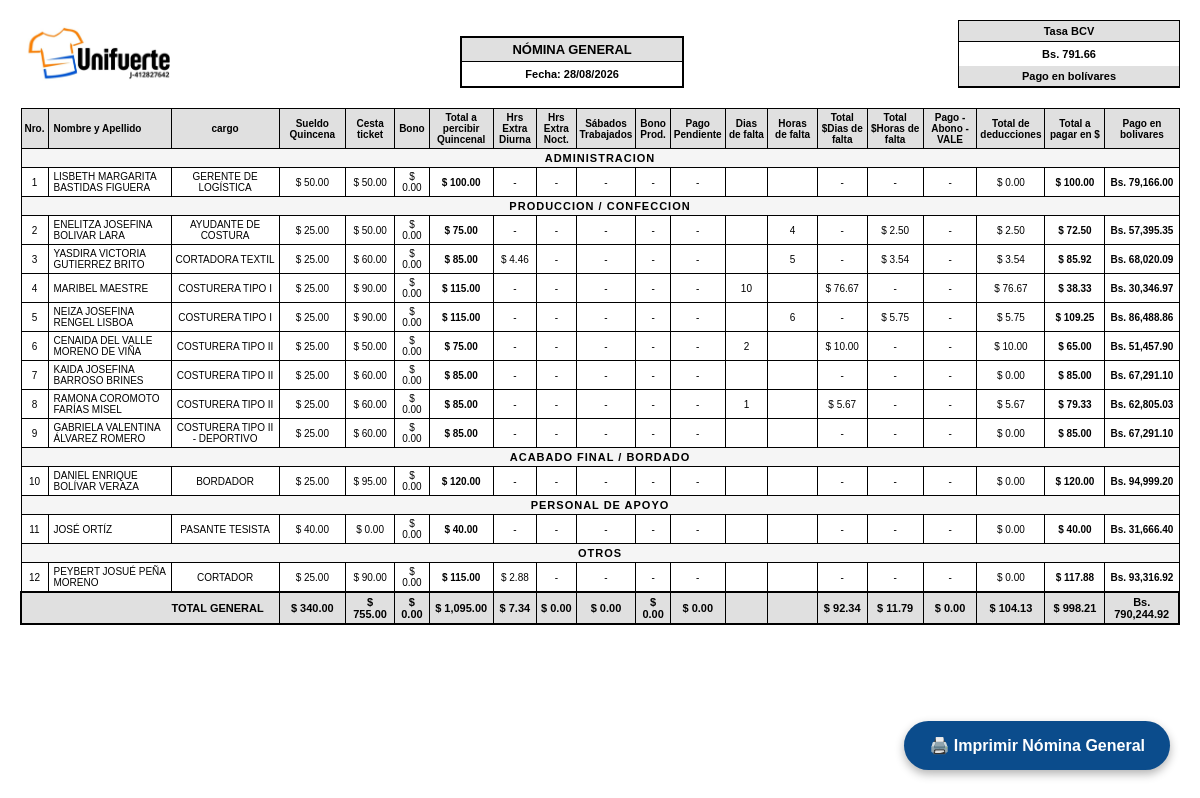
Page /Nomina/Pagos/imprimir_nomina.php?fecha=2026-08-28 (signed in) on the committed database.
### tables this page shows
CREATE TABLE `nomina_pagos` (
  `id` int(11) NOT NULL,
  `id_lote` int(11) DEFAULT 0,
  `id_empleado` int(11) NOT NULL,
  `fecha_inicio_periodo` date NOT NULL,
  `fecha_fin_periodo` date NOT NULL,
  `fecha_pago` date NOT NULL,
  `salario_base_periodo` decimal(15,2) DEFAULT 0.00,
  `asignaciones_extras` decimal(15,2) DEFAULT 0.00,
  `deducciones` decimal(15,2) DEFAULT 0.00,
  `total_pagado` decimal(15,2) DEFAULT 0.00,
  `metodo_pago` varchar(50) DEFAULT NULL,
  `referencia` varchar(100) DEFAULT NULL,
  `comprobante_foto` varchar(255) DEFAULT NULL,
  `estado` varchar(20) DEFAULT 'Pagado',
  `fecha_registro` datetime DEFAULT current_timestamp(),
  `dias_falta` decimal(5,2) DEFAULT 0.00,
  `horas_falta` decimal(5,2) DEFAULT 0.00,
  `monto_descuento_faltas` decimal(15,2) DEFAULT 0.00,
  `tasa_bcv` decimal(15,4) DEFAULT 0.0000,
  `sueldo_quincena` decimal(15,2) DEFAULT 0.00,
  `cesta_ticket` decimal(15,2) DEFAULT 0.00,
  `bono_ayuda` decimal(15,2) DEFAULT 0.00,
  `total_percibir` decimal(15,2) DEFAULT 0.00,
  `salario_diario` decimal(15,4) DEFAULT 0.0000,
  `valor_hora` decimal(15,4) DEFAULT 0.0000,
  `qty_sabados` decimal(5,2) DEFAULT 0.00,
  `valor_sabados` decimal(15,2) DEFAULT 0.00,
  `qty_he_diurna` decimal(5,2) DEFAULT 0.00,
  `valor_he_diurna` decimal(15,2) DEFAULT 0.00,
  `qty_he_noct` decimal(5,2) DEFAULT 0.00,
  `valor_he_noct` decimal(15,2) DEFAULT 0.00,
  `bono_prod` decimal(15,2) DEFAULT 0.00,
  `pago_pendiente` decimal(15,2) DEFAULT 0.00,
  `total_asignaciones` decimal(15,2) DEFAULT 0.00,
  `monto_descuento_dias` decimal(15,2) DEFAULT 0.00,
  `monto_descuento_horas` decimal(15,2) DEFAULT 0.00,
  `vales` decimal(15,2) DEFAULT 0.00,
  `total_deducciones` decimal(15,2) DEFAULT 0.00,
  `pago_bs` decimal(15,2) DEFAULT 0.00
);

CREATE TABLE `nomina_empleados` (
  `id` int(11) NOT NULL,
  `cedula` varchar(50) NOT NULL,
  `nombre` varchar(100) NOT NULL,
  `apellido` varchar(100) NOT NULL,
  `telefono` varchar(50) DEFAULT NULL,
  `banco` varchar(100) DEFAULT NULL,
  `nro_cuenta` varchar(20) DEFAULT NULL,
  `cargo` varchar(100) DEFAULT NULL,
  `horario` int(11) DEFAULT 1,
  `departamento` varchar(100) DEFAULT NULL,
  `salario_base` decimal(15,2) DEFAULT 0.00,
  `tipo_moneda` varchar(10) DEFAULT 'USD',
  `frecuencia_pago` varchar(50) DEFAULT 'Quincenal' COMMENT 'Semanal, Quincenal, Mensual',
  `fecha_ingreso` date DEFAULT NULL,
  `estado` varchar(20) DEFAULT 'Activo' COMMENT 'Activo, Inactivo, Vacaciones',
  `fecha_registro` datetime DEFAULT current_timestamp(),
  `cesta_ticket` decimal(15,2) DEFAULT 0.00,
  `bonos` decimal(15,2) DEFAULT 0.00
);

### Nomina/Pagos/imprimir_nomina.php (the view, shortened to what this page needs)
<?php
require_once '../../conexion.php';
$fecha_pago = mysqli_real_escape_string($conexion, $_GET['fecha'] ?? '');
$q = mysqli_query($conexion, "
    SELECT p.*, e.nombre, e.apellido, e.cedula, e.cargo, e.frecuencia_pago
    FROM nomina_pagos p
    INNER JOIN nomina_empleados e ON p.id_empleado = e.id
    WHERE p.fecha_pago = '$fecha_pago'
    ORDER BY e.cargo ASC, e.nombre ASC
");
$departamentos = [
    'ADMINISTRACION' => [],
    'SISTEMAS / DISEÑO' => [],
    'PRODUCCION / CONFECCION' => [],
    'ACABADO FINAL / BORDADO' => [],
    'PERSONAL DE APOYO' => [],
    'OTROS' => []
];
$tasa_bcv_general = 0;
while ($r = mysqli_fetch_assoc($q)) {
    $c = strtoupper($r['cargo']);
    if (strpos($c, 'GERENTE') !== false || strpos($c, 'PRESIDENTE') !== false || strpos($c, 'ADMINISTRA') !== false) {
        $dep = 'ADMINISTRACION';
    } elseif (strpos($c, 'DISEÑO') !== false || strpos($c, 'DISENO') !== false || strpos($c, 'SISTEMA') !== false) {
        $dep = 'SISTEMAS / DISEÑO';
    } elseif (strpos($c, 'COSTURERA') !== false || strpos($c, 'CORTE') !== false || strpos($c, 'CORTADORA') !== false || strpos($c, 'AYUDANTE') !== false) {
        $dep = 'PRODUCCION / CONFECCION';
    } elseif (strpos($c, 'BORDAD') !== false || strpos($c, 'ACABADO') !== false) {
        $dep = 'ACABADO FINAL / BORDADO';
    } elseif (strpos($c, 'LIMPIEZA') !== false || strpos($c, 'CONTADOR') !== false || strpos($c, 'TECNICO') !== false || strpos($c, 'TESISTA') !== false || strpos($c, 'APOYO') !== false) {
        $dep = 'PERSONAL DE APOYO';
    } else {
        $dep = 'OTROS';
    }
    $departamentos[$dep][] = $r;
    $tasa_bcv_general = $r['tasa_bcv'];
}
?>
<!DOCTYPE html>
<html lang="es">
<head>
</head>
<body>
    <button class="btn-print no-print" onclick="window.print()">🖨️ Imprimir Nómina General</button>
    <div class="hoja">
        <div class="header-boxes">
            <div>
                <img src="../../img/unifuerte.jpg" class="logo" alt="Logo">
            </div>
            <div class="box-info" style="border: 2px solid #000;">
                <div class="title" style="font-size: 13px;">NÓMINA GENERAL</div>
                <div class="content">Fecha: <?php echo date('d/m/Y', strtotime($fecha_pago)); ?></div>
            </div>
            <div class="box-info">
                <div class="title">Tasa BCV</div>
                <div class="content">Bs. <?php echo number_format($tasa_bcv_general, 2); ?></div>
                <div class="title">Pago en bolívares</div>
            </div>
        </div>
        <table class="table">
            <thead>
                <tr class="bg-header">
                    <th>Nro.</th>
                    <th class="text-start">Nombre y Apellido</th>
                    <th>cargo</th>
                    <th>Sueldo Quincena</th>
                    <th>Cesta ticket</th>
                    <th>Bono</th>
                    <th>Total a percibir<br>Quincenal</th>
                    <th>Hrs Extra<br>Diurna</th>
                    <th>Hrs Extra<br>Noct.</th>
                    <th>Sábados<br>Trabajados</th>
                    <th>Bono<br>Prod.</th>
                    <th>Pago<br>Pendiente</th>
                    <th>Dias de falta</th>
                    <th>Horas de falta</th>
                    <th>Total $Dias de<br>falta</th>
                    <th>Total $Horas de<br>falta</th>
                    <th>Pago - Abono -<br>VALE</th>
                    <th>Total de<br>deducciones</th>
                    <th>Total a pagar en $</th>
                    <th>Pago en bolivares</th>
                </tr>
            </thead>
            <tbody>
                <?php
                $nro = 1;
                $totales = [
                    'sueldo' => 0, 'cesta' => 0, 'bono' => 0, 'percibir' => 0,
                    'he_diurna' => 0, 'he_noct' => 0, 'sabados' => 0, 'prod' => 0, 'pend' => 0,
                    'd_falta_usd' => 0, 'h_falta_usd' => 0, 'vales' => 0,
                    'deducciones' => 0, 'pagar_usd' => 0, 'pagar_bs' => 0
                ];
                foreach ($departamentos as $nombre_dep => $empleados) {
                    if (count($empleados) == 0) continue;
                    echo "<tr><td colspan='20' class='bg-separator'>{$nombre_dep}</td></tr>";
                    foreach ($empleados as $e) {
                        $s_q = floatval($e['sueldo_quincena']);
                        $c_t = floatval($e['cesta_ticket']);
                        $b_a = floatval($e['bono_ayuda']);
                        $percibir = floatval($e['total_percibir']);
                        $he_diurna = floatval($e['valor_he_diurna']);
                        $he_noct = floatval($e['valor_he_noct']);
                        $sabados = floatval($e['valor_sabados']);
                        $prod = floatval($e['bono_prod']);
                        $pend = floatval($e['pago_pendiente']);
                        $dias_f = floatval($e['dias_falta']);
                        $horas_f = floatval($e['horas_falta']);
                        $m_dias = floatval($e['monto_descuento_dias']);
                        $m_horas = floatval($e['monto_descuento_horas']);
                        $vales = floatval($e['vales']);
                        $tot_deduc = floatval($e['total_deducciones']);
                        $pagar_usd = floatval($e['total_pagado']);
                        $pagar_bs = floatval($e['pago_bs']);
                        $totales['sueldo'] += $s_q; $totales['cesta'] += $c_t; $totales['bono'] += $b_a; $totales['percibir'] += $percibir;
                        $totales['he_diurna'] += $he_diurna; $totales['he_noct'] += $he_noct; $totales['sabados'] += $sabados; $totales['prod'] += $prod; $totales['pend'] += $pend;
                        $totales['d_falta_usd'] += $m_dias; $totales['h_falta_usd'] += $m_horas; $totales['vales'] += $vales;
                        $totales['deducciones'] += $tot_deduc; $totales['pagar_usd'] += $pagar_usd; $totales['pagar_bs'] += $pagar_bs;
                        echo "<tr>";
                        echo "<td>{$nro}</td>";
                        echo "<td class='text-start'>" . mb_strtoupper($e['nombre'] . ' ' . $e['apellido'], 'UTF-8') . "</td>";
                        echo "<td>" . mb_strtoupper($e['cargo'], 'UTF-8') . "</td>";
                        echo "<td>$ " . number_format($s_q, 2) . "</td>";
                        echo "<td>$ " . number_format($c_t, 2) . "</td>";
                        echo "<td>$ " . number_format($b_a, 2) . "</td>";
                        echo "<td><strong>$ " . number_format($percibir, 2) . "</strong></td>";
                        echo "<td>" . ($he_diurna > 0 ? "$ ".number_format($he_diurna, 2) : '-') . "</td>";
                        echo "<td>" . ($he_noct > 0 ? "$ ".number_format($he_noct, 2) : '-') . "</td>";
                        echo "<td>" . ($sabados > 0 ? "$ ".number_format($sabados, 2) : '-') . "</td>";
                        echo "<td>" . ($prod > 0 ? "$ ".number_format($prod, 2) : '-') . "</td>";
                        echo "<td>" . ($pend > 0 ? "$ ".number_format($pend, 2) : '-') . "</td>";
                        echo "<td>" . ($dias_f > 0 ? $dias_f : '') . "</td>";
                        echo "<td>" . ($horas_f > 0 ? $horas_f : '') . "</td>";
                        echo "<td>" . ($m_dias > 0 ? "$ ".number_format($m_dias, 2) : '-') . "</td>";
                        echo "<td>" . ($m_horas > 0 ? "$ ".number_format($m_horas, 2) : '-') . "</td>";
                        echo "<td>" . ($vales > 0 ? "$ ".number_format($vales, 2) : '-') . "</td>";
                        echo "<td>$ " . number_format($tot_deduc, 2) . "</td>";
                        echo "<td><strong>$ " . number_format($pagar_usd, 2) . "</strong></td>";
                        echo "<td><strong>Bs. " . number_format($pagar_bs, 2) . "</strong></td>";
                        echo "</tr>";
                        $nro++;
                    }
                }
                ?>
            </tbody>
            <tfoot>
                <tr class="bg-header" style="border: 2px solid #000; font-size: 11px;">
                    <td colspan="3" class="text-end" style="padding-right: 15px !important;">TOTAL GENERAL</td>
                    <td>$ <?php echo number_format($totales['sueldo'], 2); ?></td>
                    <td>$ <?php echo number_format($totales['cesta'], 2); ?></td>
                    <td>$ <?php echo number_format($totales['bono'], 2); ?></td>
                    <td>$ <?php echo number_format($totales['percibir'], 2); ?></td>
                    <td>$ <?php echo number_format($totales['he_diurna'], 2); ?></td>
                    <td>$ <?php echo number_format($totales['he_noct'], 2); ?></td>
                    <td>$ <?php echo number_format($totales['sabados'], 2); ?></td>
                    <td>$ <?php echo number_format($totales['prod'], 2); ?></td>
                    <td>$ <?php echo number_format($totales['pend'], 2); ?></td>
                    <td></td>
                    <td></td>
                    <td>$ <?php echo number_format($totales['d_falta_usd'], 2); ?></td>
                    <td>$ <?php echo number_format($totales['h_falta_usd'], 2); ?></td>
                    <td>$ <?php echo number_format($totales['vales'], 2); ?></td>
                    <td>$ <?php echo number_format($totales['deducciones'], 2); ?></td>
                    <td>$ <?php echo number_format($totales['pagar_usd'], 2); ?></td>
                    <td>Bs. <?php echo number_format($totales['pagar_bs'], 2); ?></td>
                </tr>
            </tfoot>
        </table>
    </div>
</body>
</html>

### Nomina/Pagos/imprimir_nomina.php (style rules this page uses)
body { font-family: Arial, sans-serif; font-size: 10px; margin: 0; padding: 20px; color: #000; }
.hoja { max-width: 100%; margin: auto; }
.table { width: 100%; border-collapse: collapse; text-align: center; margin-top: 15px; }
.table th, .table td { border: 1px solid #000; padding: 3px; vertical-align: middle; }
.bg-header { background-color: #e0e0e0 !important; -webkit-print-color-adjust: exact; font-weight: bold; }
.bg-separator { background-color: #f5f5f5 !important; -webkit-print-color-adjust: exact; font-weight: bold; font-size: 11px; letter-spacing: 1px; }
.header-boxes { display: flex; justify-content: space-between; align-items: flex-end; margin-bottom: 20px; }
.logo { height: 60px; object-fit: contain; }
.box-info { border: 1px solid #000; text-align: center; width: 220px; font-size: 11px; font-weight: bold; }
.box-info .title { background-color: #e0e0e0 !important; -webkit-print-color-adjust: exact; padding: 4px; border-bottom: 1px solid #000; }
.box-info .content { padding: 6px; }
.text-start { text-align: left; padding-left: 5px !important; }
.text-end { text-align: right; padding-right: 5px !important; }
.btn-print { position: fixed; bottom: 30px; right: 30px; background-color: #0B4C8C; color: #fff; border: none; padding: 15px 25px; border-radius: 50px; font-size: 16px; font-weight: bold; cursor: pointer; box-shadow: 0 4px 10px rgba(0,0,0,0.3); z-index: 1000; }

### rows in the picture
nomina_pagos: tasa_bcv "791.66", id_empleado.apellido "JOSÉ ORTÍZ", id_empleado.cargo "PASANTE TESISTA", sueldo_quincena "40.00", cesta_ticket "0.00", bono_ayuda "0.00", total_percibir "40.00", total_deducciones "0.00", total_pagado "40.00", pago_bs "31,666.40"
nomina_pagos: id_empleado.apellido "LISBETH MARGARITA BASTIDAS FIGUERA", id_empleado.cargo "GERENTE DE LOGÍSTICA", sueldo_quincena "50.00", cesta_ticket "50.00", bono_ayuda "0.00", total_percibir "100.00", total_deducciones "0.00", total_pagado "100.00", pago_bs "79,166.00"
nomina_pagos: id_empleado.apellido "ENELITZA JOSEFINA BOLIVAR LARA", id_empleado.cargo "AYUDANTE DE COSTURA", sueldo_quincena "25.00", cesta_ticket "50.00", bono_ayuda "0.00", total_percibir "75.00", horas_falta "4", monto_descuento_horas "2.50", total_deducciones "2.50", total_pagado "72.50", pago_bs "57,395.35"
nomina_pagos: id_empleado.apellido "YASDIRA VICTORIA GUTIERREZ BRITO", id_empleado.cargo "CORTADORA TEXTIL", sueldo_quincena "25.00", cesta_ticket "60.00", bono_ayuda "0.00", total_percibir "85.00", valor_he_diurna "4.46", horas_falta "5", monto_descuento_horas "3.54", total_deducciones "3.54", total_pagado "85.92", pago_bs "68,020.09"
nomina_pagos: id_empleado.apellido "MARIBEL MAESTRE", id_empleado.cargo "COSTURERA TIPO I", sueldo_quincena "25.00", cesta_ticket "90.00", bono_ayuda "0.00", total_percibir "115.00", dias_falta "10", monto_descuento_dias "76.67", total_deducciones "76.67", total_pagado "38.33", pago_bs "30,346.97"
nomina_pagos: id_empleado.apellido "NEIZA JOSEFINA RENGEL LISBOA", id_empleado.cargo "COSTURERA TIPO I", sueldo_quincena "25.00", cesta_ticket "90.00", bono_ayuda "0.00", total_percibir "115.00", horas_falta "6", monto_descuento_horas "5.75", total_deducciones "5.75", total_pagado "109.25", pago_bs "86,488.86"
nomina_pagos: id_empleado.apellido "CENAIDA DEL VALLE MORENO DE VIÑA", id_empleado.cargo "COSTURERA TIPO II", sueldo_quincena "25.00", cesta_ticket "50.00", bono_ayuda "0.00", total_percibir "75.00", dias_falta "2", monto_descuento_dias "10.00", total_deducciones "10.00", total_pagado "65.00", pago_bs "51,457.90"
nomina_pagos: id_empleado.apellido "KAIDA JOSEFINA BARROSO BRINES", id_empleado.cargo "COSTURERA TIPO II", sueldo_quincena "25.00", cesta_ticket "60.00", bono_ayuda "0.00", total_percibir "85.00", total_deducciones "0.00", total_pagado "85.00", pago_bs "67,291.10"
nomina_pagos: id_empleado.apellido "RAMONA COROMOTO FARÍAS MISEL", id_empleado.cargo "COSTURERA TIPO II", sueldo_quincena "25.00", cesta_ticket "60.00", bono_ayuda "0.00", total_percibir "85.00", dias_falta "1", monto_descuento_dias "5.67", total_deducciones "5.67", total_pagado "79.33", pago_bs "62,805.03"
nomina_pagos: id_empleado.apellido "GABRIELA VALENTINA ÁLVAREZ ROMERO", id_empleado.cargo "COSTURERA TIPO II - DEPORTIVO", sueldo_quincena "25.00", cesta_ticket "60.00", bono_ayuda "0.00", total_percibir "85.00", total_deducciones "0.00", total_pagado "85.00", pago_bs "67,291.10"
nomina_pagos: id_empleado.apellido "DANIEL ENRIQUE BOLÍVAR VERAZA", id_empleado.cargo "BORDADOR", sueldo_quincena "25.00", cesta_ticket "95.00", bono_ayuda "0.00", total_percibir "120.00", total_deducciones "0.00", total_pagado "120.00", pago_bs "94,999.20"
nomina_pagos: id_empleado.apellido "PEYBERT JOSUÉ PEÑA MORENO", id_empleado.cargo "CORTADOR", sueldo_quincena "25.00", cesta_ticket "90.00", bono_ayuda "0.00", total_percibir "115.00", valor_he_diurna "2.88", total_deducciones "0.00", total_pagado "117.88", pago_bs "93,316.92"

### other values in the picture
date('d/m/Y', strtotime($fecha_pago)) "28/08/2026"
$nombre_dep "ADMINISTRACION"
$nombre_dep "PRODUCCION / CONFECCION"
$nombre_dep "ACABADO FINAL / BORDADO"
$nombre_dep "PERSONAL DE APOYO"
$nombre_dep "OTROS"
$totales['sueldo'] "340.00"
$totales['cesta'] "755.00"
$totales['bono'] "0.00"
$totales['percibir'] "1,095.00"
$totales['he_diurna'] "7.34"
$totales['he_noct'] "0.00"
$totales['sabados'] "0.00"
$totales['prod'] "0.00"
$totales['pend'] "0.00"
